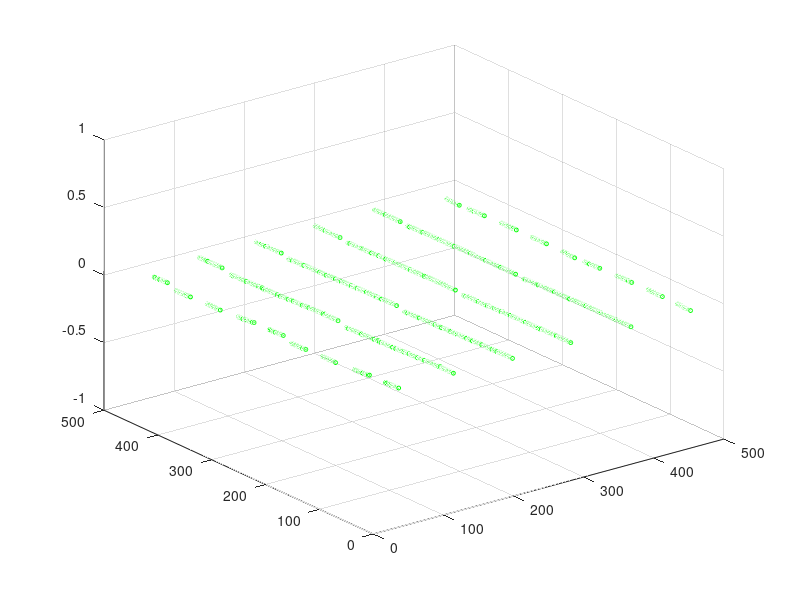

MATLAB code to generate this figure:
data = load('points.txt');
xx=data(:,1);
yy=data(:,2);
zz=data(:,3);


size = 8;
color=[0 128 0];
%set(gcf,'Color',[0,0,0]) 
scatter3(xx, yy, zz, size,color)
%mesh(xx,yy,zz)

%plot3(xx,yy,zz,'*')